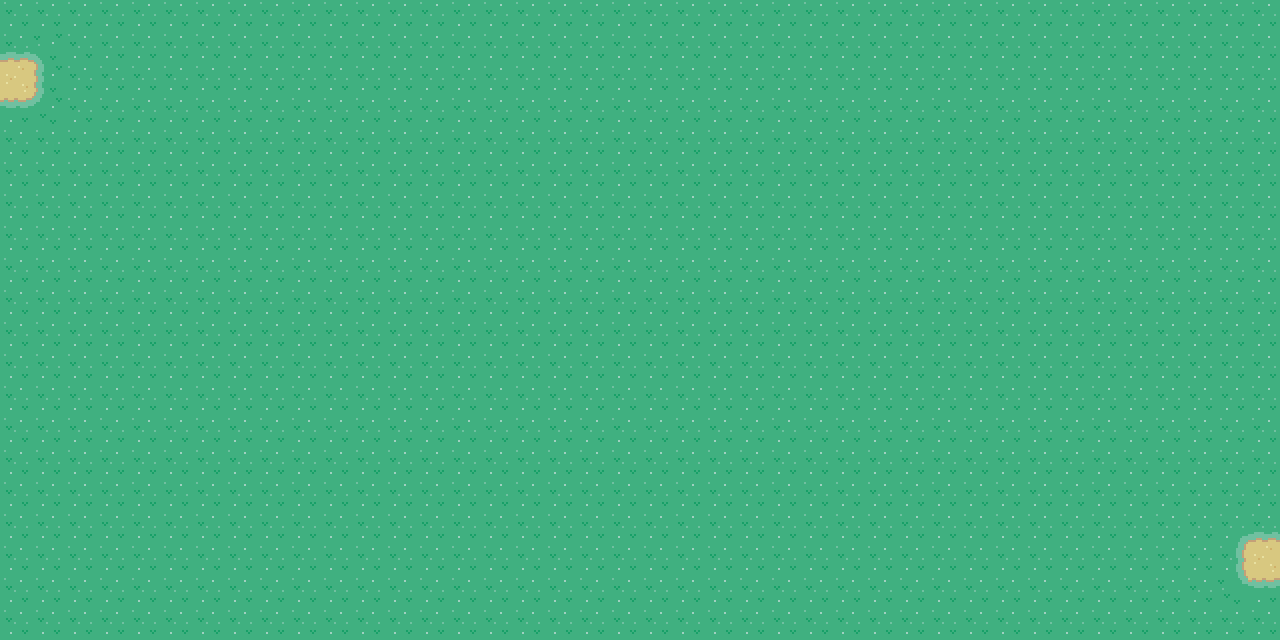

The image is a tile-based game level rendered from a .tmx file. Its description and source (layers, tilesets, objects; grid data summarised) follow:
An orthogonal 40x20 tile map with 32x32 px tiles, 5 tile layers (Tile Layer 1, Tile Layer 2, Tile Layer 3, Tile Layer 4, ...), 6 tilesets and 6 objects (5x event, collision).

<map version="1.10" tiledversion="1.12.1-8-g449813058" orientation="orthogonal" renderorder="right-down" compressionlevel="0" width="40" height="20" tilewidth="32" tileheight="32" infinite="0" nextlayerid="9" nextobjectid="287">
 <properties>
  <property name="edges" value="clamped" />
  <property name="map_type" value="route" />
  <property name="slug" value="classic_route_6" />
 </properties>
 <tileset firstgid="1" source="../gfx/tilesets/core_city_and_country.tsx" />
 <tileset firstgid="1441" source="../gfx/tilesets/core_outdoor.tsx" />
 <tileset firstgid="4216" source="../gfx/tilesets/core_set pieces.tsx" />
 <tileset firstgid="5766" source="../gfx/tilesets/core_buildings.tsx" />
 <tileset firstgid="8116" source="../gfx/tilesets/core_outdoor_water.tsx" />
 <tileset firstgid="16308" source="../gfx/tilesets/core_outdoor_nature.tsx" />
 <layer id="1" name="Tile Layer 1" width="40" height="20">
  <data>[800 cells, 800 non-empty, 1 distinct tile ids]</data>
 </layer>
 <layer id="2" name="Tile Layer 2" width="40" height="20">
  <data>[800 cells, 12 non-empty, 9 distinct tile ids]</data>
 </layer>
 <layer id="3" name="Tile Layer 3" width="40" height="20">
  <data>[800 cells, 0 non-empty, 0 distinct tile ids]</data>
 </layer>
 <layer id="4" name="Tile Layer 4" width="40" height="20">
  <data>[800 cells, 0 non-empty, 0 distinct tile ids]</data>
 </layer>
 <layer id="5" name="Above Player" width="40" height="20">
  <data>[800 cells, 0 non-empty, 0 distinct tile ids]</data>
 </layer>
 <objectgroup color="#ff0000" id="6" name="Collisions">
  <properties>
   <property name="Collision" value="" />
  </properties>
  <object id="179" type="collision" x="480" y="0" width="32" height="32" />
 </objectgroup>
 <objectgroup color="#ffff00" id="7" name="Events">
  <object id="228" name="Play Music" type="event" x="0" y="0" width="32" height="32">
   <properties>
    <property name="act1" value="play_music music_town_theme" />
    <property name="cond1" value="not music_playing music_town_theme" />
   </properties>
  </object>
  <object id="210" name="Environment Day" type="event" x="32" y="0" width="32" height="32">
   <properties>
    <property name="act1" value="set_environment grass" />
    <property name="cond1" value="not time_is stage_of_day,equals,night" />
    <property name="cond2" value="not char_sprite player,swimmer" />
    <property name="cond3" value="not environment_is grass" />
   </properties>
  </object>
  <object id="211" name="Environment Night" type="event" x="64" y="0" width="32" height="32">
   <properties>
    <property name="act1" value="set_environment night_grass" />
    <property name="cond1" value="is time_is stage_of_day,equals,night" />
    <property name="cond2" value="not char_sprite player,swimmer" />
    <property name="cond3" value="not environment_is night_grass" />
   </properties>
  </object>
  <object id="285" name="Teleport to Umbrastar" type="event" x="1248" y="512" width="32" height="96">
   <properties>
    <property name="act1" value="transition_teleport player,classic_umbrastar_city.tmx,0,17,0.3" />
    <property name="act2" value="char_face player,right" />
    <property name="cond1" value="is char_at player" />
    <property name="cond2" value="is char_facing player,right" />
   </properties>
  </object>
  <object id="286" name="Teleport to Aerolume" type="event" x="0" y="32" width="32" height="96">
   <properties>
    <property name="act1" value="transition_teleport player,classic_aerolume_city.tmx,39,2,0.3" />
    <property name="act2" value="char_face player,left" />
    <property name="cond1" value="is char_at player" />
    <property name="cond2" value="is char_facing player,left" />
   </properties>
  </object>
 </objectgroup>
</map>
